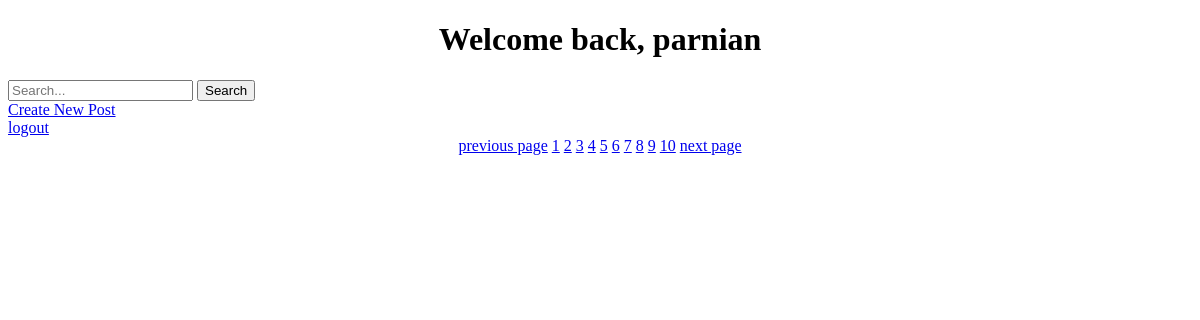
Page /dashboard (signed in) on the earlier database version.
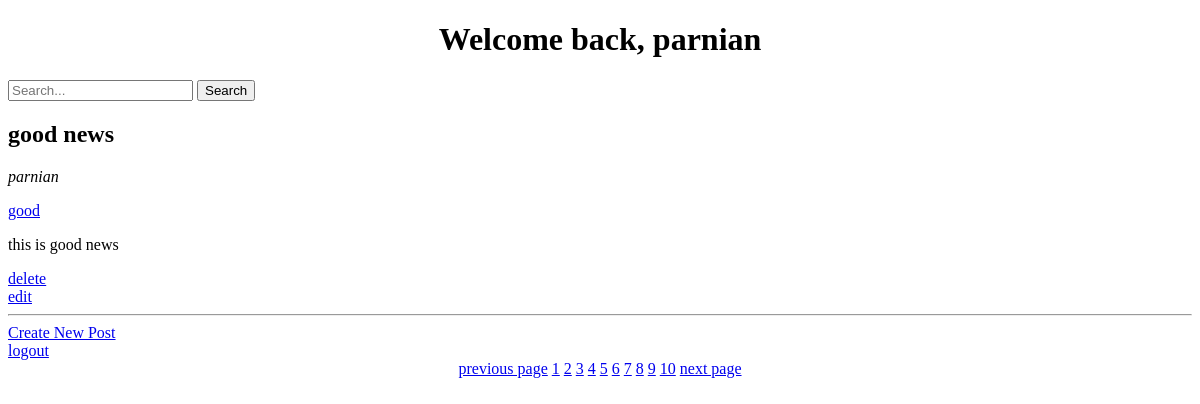
Same page on the later database version.
### app.py (models this page shows)
class User(db.Model, UserMixin):
    id = db.Column(db.Integer, primary_key=True)
    name = db.Column(db.String(50), nullable=False)
    username = db.Column(db.String(50), nullable=False, unique=True)
    password = db.Column(db.String(30), nullable=False)
    role = db.Column(db.String(10), nullable=False)
    posts = db.relationship('Post', backref='author')

class Post(db.Model):
    id = db.Column(db.Integer, primary_key=True)
    title = db.Column(db.String(200), nullable=False)
    image = db.Column(db.String(200))
    video = db.Column(db.String(200))
    content = db.Column(db.String(1000), nullable=False)
    date_created = db.Column(db.DateTime, default=datetime.now())
    author_id = db.Column(db.Integer, db.ForeignKey('user.id'))
    labels = db.relationship('Tag', secondary='post_tag', backref='posts_labeled')

class Tag(db.Model):
    id = db.Column(db.Integer, primary_key=True)
    name = db.Column(db.String(50), nullable=False)

### app.py (the view)
@app.route('/dashboard')
@login_required
def dashboard():
    posts = Post.query.filter_by(author_id=current_user.id)
    return render_template('dashboard.html', user=current_user, posts=posts)

### app.py (called while the page is built)
@login_manager.user_loader
def load_user(user_id):
    return User.query.get(int(user_id))

### templates/dashboard.html (shortened to what this page needs)
{% extends 'base.html' %}
{% block content %}
<h1>Welcome back, {{user.username}}</h1>
<form id="form" role="search"> <input type="search" id="query" name="q" placeholder="Search..." aria-label="Search through site content"> <button>Search</button> </form>
{% for post in posts %}
    <h2>{{post.title}}</h2>
    <i>{{post.author.name}}</i>
    <p>{% for tag in post.labels %}<a href="/tag/{{tag.name}}">{{tag.name}}      </a>{% endfor %}</p>
    <p>{{post.content}}</p>
    <td>
        <a href='/delete/{{post.id}}'>delete</a>
        <br>
        <a href='/edit/{{post.id}}'>edit</a>
    </td>
    <hr/>
{% endfor %}
<a href="{{url_for('new_post')}}">Create New Post</a>
<br>
<a href="{{url_for('logout')}}">logout</a>
<BlogNextAndPreviousBlock>
    <div class="home-paging">
    <center>
    <BlogPreviousPageBlock><a href="<-BlogPreviousPageLink->" title=>previous page</a></BlogPreviousPageBlock>
    <a href="<-BlogUrl->/author-<-BlogId->.aspx?p=1">1</a>
    <a href="<-BlogUrl->/author-<-BlogId->.aspx?p=2">2</a>
    <a href="<-BlogUrl->/author-<-BlogId->.aspx?p=3">3</a>
    <a href="<-BlogUrl->/author-<-BlogId->.aspx?p=4">4</a>
    <a href="<-BlogUrl->/author-<-BlogId->.aspx?p=5">5</a>
    <a href="<-BlogUrl->/author-<-BlogId->.aspx?p=6">6</a>
    <a href="<-BlogUrl->/author-<-BlogId->.aspx?p=7">7</a>
    <a href="<-BlogUrl->/author-<-BlogId->.aspx?p=8">8</a>
    <a href="<-BlogUrl->/author-<-BlogId->.aspx?p=9">9</a>
    <a href="<-BlogUrl->/author-<-BlogId->.aspx?p=10">10</a>
    <BlogNextPageBlock><a href="<-BlogNextPageLink->" title=>next page</a></BlogNextPageBlock>
    <br />
    </center>
    </div>
    </BlogNextAndPreviousBlock>
{% endblock %}

### templates/base.html (shortened to what this page needs)
<!DOCTYPE html>
<html lang="en">
<head>
    <link rel="stylesheet" href="static/main.css" />
</head>
<body>
    {% block content %}{% endblock %}
</body>
</html>

### static/main.css (style rules this page uses)
h1 { text-align: center; }

Differences in the rows shown:
added Post: title "good news", author.name "parnian", content "this is good news"
added Tag: name "good"
